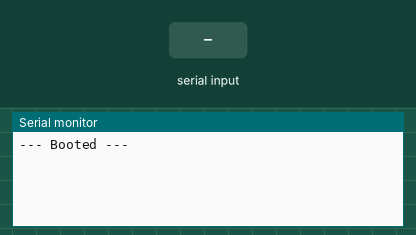
Recording of a sketch running on a simulated Arduino Uno, built with avr-gcc and run on an emulated ATmega328P. On the bench: the last lines printed to the serial monitor. The test bench sets the inputs (shaded band).

Above: at 1.2 s.
1.3 s: "-" received over Serial
At 2.7 s:
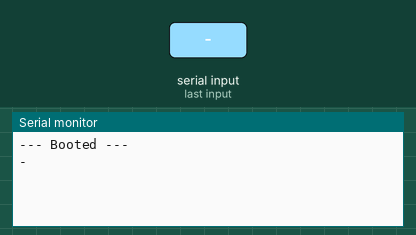
3.8 s: "90,45\n" received over Serial
At 6.0 s:
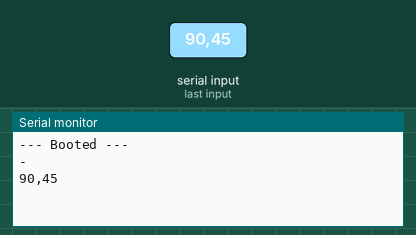

The sketch:

sci_notation.ino
```cpp
/*
   Name:  Arthur Bondar
   Date:  January 25
   This function converts number to scientific notation
   with 6 digits of percision
*/

// Example of use
void setup()
{
  Serial.begin(9600);
  Serial.println("--- Booted ---");
}

void loop()
{
  String number;
  char buff[30];
  while (!Serial.available());
  number = Serial.readString();
  Serial.println(number);
  number = sciNotation(number.toFloat());
  Serial.println(buff);
}

/*
   This function takes a float and converts in into scientific notation
   with 5 significant digits -> (+1.12345+EE)
   Example: 100.123 -> (+1.00123+02)
   Return of type String
*/
String sciNotation (float number)
{
  char buff[20];
  uint8_t digit[6], exponent = 0;
  char mntsa_sign, exp_sign;
  /*  getting mantissa sign */
  mntsa_sign = ((number >= 0) ? '+' : '-');
  /*  Absolute value */
  if (number < 0) number *= -1;
  /*  getting exponent sign */
  exp_sign = ((number > -1 && number < 1) ? '-' : '+');
  /*  loop to calculate the exponent  */
  if (exp_sign == '-')
  {
    if(number != 0)
      /* when number < -10 --- 10 < number */
      for ( ; number < 1; number *= 10) exponent++;
  }
  else
  { /* when -1 > number > 1 */
    for ( ; number >= 10; number /= 10) exponent++;
  }
  /*  breaking down and storing each digit  */
  uint64_t temp = number * 100000;
  for (uint8_t i = 0; i < 6; i++, temp /= 10)
    digit[5 - i] = temp % 10;
  if (exponent < 10)
    sprintf(buff, "(%c%i.%i%i%i%i%i%c0%i)", mntsa_sign, digit[0], digit[1], digit[2], digit[3], digit[4], digit[5], exp_sign, exponent);
  else
    sprintf(buff, "(%c%i.%i%i%i%i%i%c%i)", mntsa_sign, digit[0], digit[1], digit[2], digit[3], digit[4], digit[5], exp_sign, exponent);

  return String(buff);
}
```

Measured:
- after the input at 1.3 s, the serial monitor: prints a new line after 1.0 s (image 1)
- after the input at 3.8 s, the serial monitor: prints a new line after 1.0 s (image 2)
